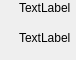
<?xml version="1.0" encoding="UTF-8"?>
<ui version="4.0">
 <class>Widget</class>
 <widget class="QWidget" name="Widget">
  <property name="geometry">
   <rect>
    <x>0</x>
    <y>0</y>
    <width>76</width>
    <height>60</height>
   </rect>
  </property>
  <property name="windowTitle">
   <string>Widget</string>
  </property>
  <layout class="QGridLayout" name="gridLayout" rowstretch="2,6" columnstretch="2,6" rowminimumheight="2,6" columnminimumwidth="2,6">
   <property name="leftMargin">
    <number>0</number>
   </property>
   <property name="topMargin">
    <number>0</number>
   </property>
   <property name="rightMargin">
    <number>0</number>
   </property>
   <property name="bottomMargin">
    <number>0</number>
   </property>
   <property name="spacing">
    <number>0</number>
   </property>
   <item row="0" column="0">
    <widget class="QLabel" name="pngUp">
     <property name="text">
      <string/>
     </property>
    </widget>
   </item>
   <item row="0" column="1">
    <widget class="QLabel" name="label_Rx">
     <property name="text">
      <string>TextLabel</string>
     </property>
    </widget>
   </item>
   <item row="1" column="0">
    <widget class="QLabel" name="pngDown">
     <property name="text">
      <string/>
     </property>
    </widget>
   </item>
   <item row="1" column="1">
    <widget class="QLabel" name="label_Tx">
     <property name="text">
      <string>TextLabel</string>
     </property>
    </widget>
   </item>
  </layout>
 </widget>
 <resources/>
 <connections/>
</ui>
